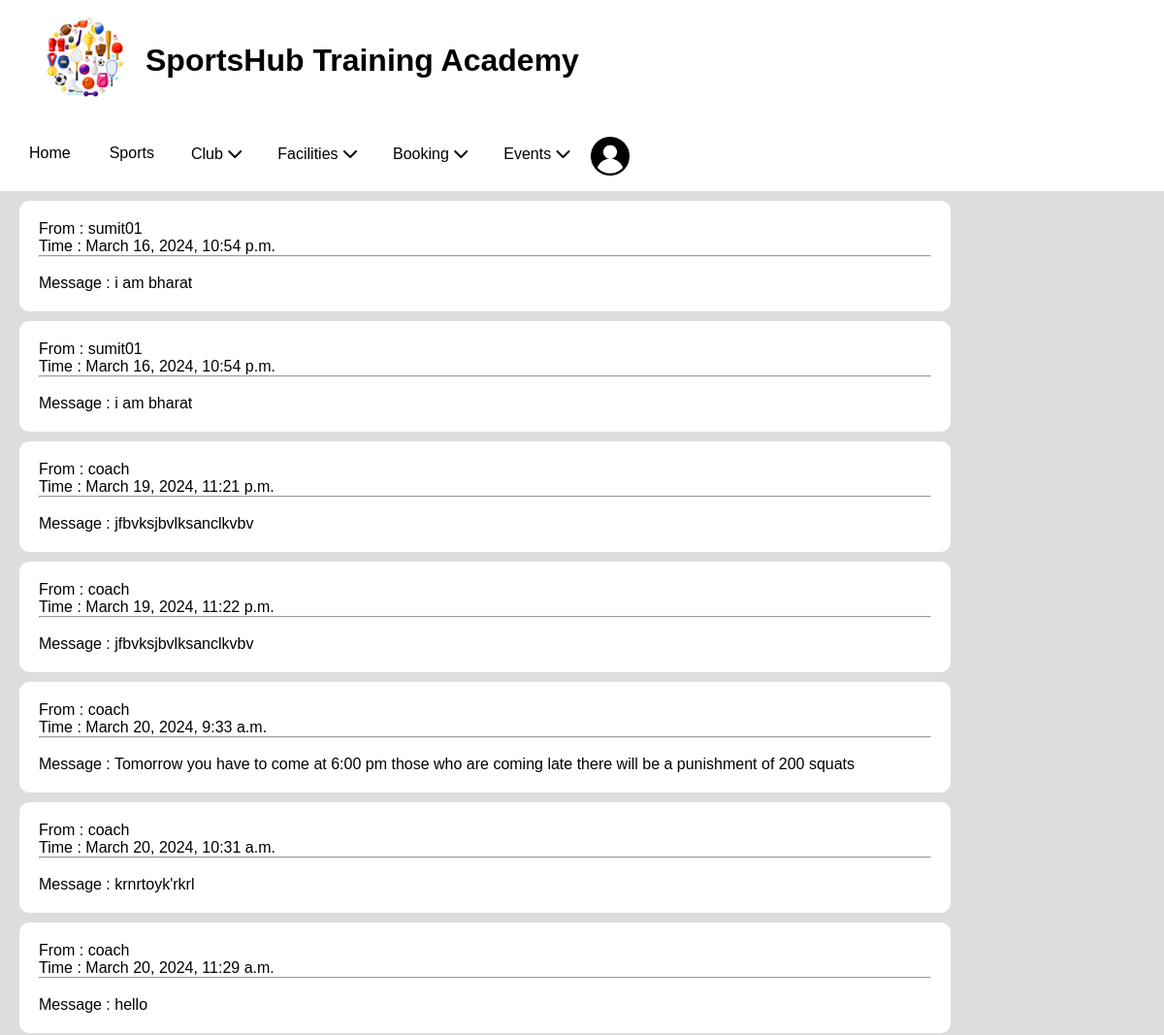
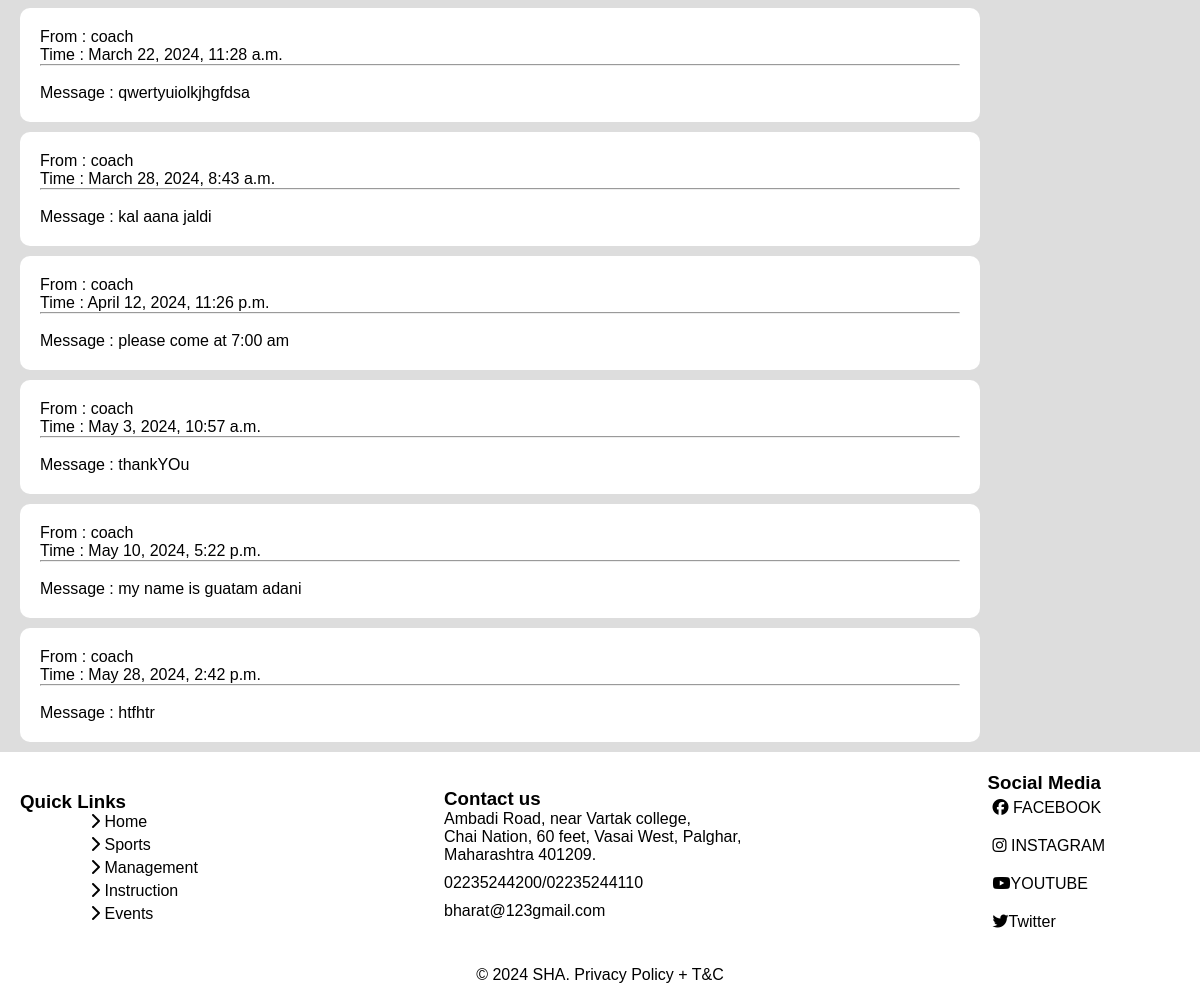
Page /inst/ (signed in) on the committed database (2 pictures, top to bottom).
### sports/models.py (models this page shows)
class Messages(models.Model):
    sender = models.ForeignKey( User , on_delete=models.CASCADE )
    reciever = models.ForeignKey( User, on_delete=models.CASCADE, related_name="Messages")
    message = models.TextField()
    date = models.DateTimeField()

### sports/views.py (the view)
# urls.py: path('inst/', views.instruction ),
def instruction(request):
    messages = Messages.objects.filter(reciever = request.user)
    return render(request , "instruction.html", {'messages': messages})

### templates/instruction.html
{% extends 'base.html' %}
{% load static %}
{% block content %}
<div class="inst">
    {% for message in messages %}
    <div style="margin: 10px 0; background-color: white; padding: 20px 20px; width: 80%; border-radius: 10px; margin-left: 20px;">
        <p>From : {{message.sender.username}}</p>
        <p>Time : {{ message.date }}</p>
        <hr>
        <br>
        <p>Message : {{message.message}}</p>
    </div>
    {% endfor %}
</div>
{% endblock %}

### static/style.css (style rules this page uses)
* { margin: 0; padding: 0; box-sizing: border-box; }
body { background-color: #ddd; min-height: 100vh; flex-direction: column; display: flex; font-family: 'Montserrat', sans-serif; }

### rows in the picture
Messages: sender.username "sumit01", date "March 16, 2024, 10:54 p.m.", message "i am bharat"
Messages: sender.username "sumit01", date "March 16, 2024, 10:54 p.m.", message "i am bharat"
Messages: sender.username "coach", date "March 19, 2024, 11:21 p.m.", message "jfbvksjbvlksanclkvbv"
Messages: sender.username "coach", date "March 19, 2024, 11:22 p.m.", message "jfbvksjbvlksanclkvbv"
Messages: sender.username "coach", date "March 20, 2024, 9:33 a.m.", message "Tomorrow you have to come at 6:00 pm those who are coming late there will be a punishment of 200 squats"
Messages: sender.username "coach", date "March 20, 2024, 10:31 a.m.", message "krnrtoyk'rkrl"
Messages: sender.username "coach", date "March 20, 2024, 11:29 a.m.", message "hello"
Messages: sender.username "coach", date "March 22, 2024, 11:28 a.m.", message "qwertyuiolkjhgfdsa"
Messages: sender.username "coach", date "March 28, 2024, 8:43 a.m.", message "kal aana jaldi"
Messages: sender.username "coach", date "April 12, 2024, 11:26 p.m.", message "please come at 7:00 am"
Messages: sender.username "coach", date "May 3, 2024, 10:57 a.m.", message "thankYOu"
Messages: sender.username "coach", date "May 10, 2024, 5:22 p.m.", message "my name is guatam adani"
Messages: sender.username "coach", date "May 28, 2024, 2:42 p.m.", message "htfhtr"
